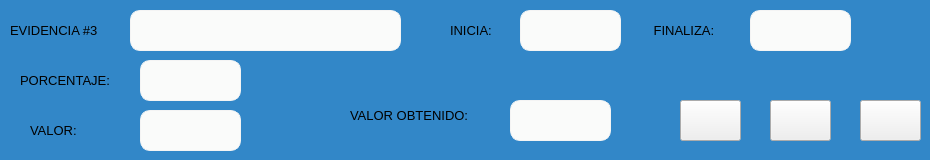
        <widget class="QFrame" name="frame_16">
         <property name="styleSheet">
          <string notr="true">QFrame {
                background-color: rgb(50, 135, 200);
                border: none;
                border-radius: 10px;
            }
            QFrame:hover {
                background-color: qlineargradient(x1:0, y1:0, x2:1, y2:0, stop:0 rgb(50, 135, 200), stop:1 rgb(102, 187, 255));
            }</string>
         </property>
         <property name="frameShape">
          <enum>QFrame::StyledPanel</enum>
         </property>
         <property name="frameShadow">
          <enum>QFrame::Raised</enum>
         </property>
         <widget class="QPushButton" name="pushButton_37">
          <property name="geometry">
           <rect>
            <x>680</x>
            <y>100</y>
            <width>61</width>
            <height>41</height>
           </rect>
          </property>
          <property name="text">
           <string/>
          </property>
          <property name="icon">
           <iconset>
            <normaloff>D:/Users/MAL19/Downloads/archivo.png</normaloff>D:/Users/MAL19/Downloads/archivo.png</iconset>
          </property>
          <property name="iconSize">
           <size>
            <width>35</width>
            <height>35</height>
           </size>
          </property>
         </widget>
         <widget class="QPushButton" name="pushButton_38">
          <property name="geometry">
           <rect>
            <x>860</x>
            <y>100</y>
            <width>61</width>
            <height>41</height>
           </rect>
          </property>
          <property name="text">
           <string/>
          </property>
          <property name="icon">
           <iconset>
            <normaloff>D:/Users/MAL19/Downloads/lista-de-verificacion.png</normaloff>D:/Users/MAL19/Downloads/lista-de-verificacion.png</iconset>
          </property>
          <property name="iconSize">
           <size>
            <width>35</width>
            <height>35</height>
           </size>
          </property>
         </widget>
         <widget class="QPushButton" name="pushButton_39">
          <property name="geometry">
           <rect>
            <x>770</x>
            <y>100</y>
            <width>61</width>
            <height>41</height>
           </rect>
          </property>
          <property name="text">
           <string/>
          </property>
          <property name="icon">
           <iconset>
            <normaloff>D:/Users/MAL19/Downloads/subir.png</normaloff>D:/Users/MAL19/Downloads/subir.png</iconset>
          </property>
          <property name="iconSize">
           <size>
            <width>35</width>
            <height>35</height>
           </size>
          </property>
         </widget>
         <widget class="QLabel" name="label_3">
          <property name="geometry">
           <rect>
            <x>10</x>
            <y>10</y>
            <width>121</width>
            <height>41</height>
           </rect>
          </property>
          <property name="font">
           <font>
            <family>Segoe UI</family>
            <pointsize>10</pointsize>
            <weight>50</weight>
            <italic>false</italic>
            <bold>false</bold>
           </font>
          </property>
          <property name="styleSheet">
           <string notr="true">QLabel{
background-color:transparent;
border:none;
}</string>
          </property>
          <property name="text">
           <string>EVIDENCIA #3</string>
          </property>
         </widget>
         <widget class="QLabel" name="label_16">
          <property name="geometry">
           <rect>
            <x>30</x>
            <y>110</y>
            <width>61</width>
            <height>41</height>
           </rect>
          </property>
          <property name="font">
           <font>
            <family>Segoe UI</family>
            <pointsize>10</pointsize>
            <weight>50</weight>
            <italic>false</italic>
            <bold>false</bold>
           </font>
          </property>
          <property name="styleSheet">
           <string notr="true">QLabel{
background-color:transparent;
border:none;
}</string>
          </property>
          <property name="text">
           <string>VALOR:</string>
          </property>
         </widget>
         <widget class="QLabel" name="label_17">
          <property name="geometry">
           <rect>
            <x>350</x>
            <y>100</y>
            <width>161</width>
            <height>31</height>
           </rect>
          </property>
          <property name="font">
           <font>
            <family>Segoe UI</family>
            <pointsize>10</pointsize>
            <weight>50</weight>
            <italic>false</italic>
            <bold>false</bold>
           </font>
          </property>
          <property name="styleSheet">
           <string notr="true">QLabel{
background-color:transparent;
border:none;
}</string>
          </property>
          <property name="text">
           <string>VALOR OBTENIDO:</string>
          </property>
         </widget>
         <widget class="QLineEdit" name="materia_10">
          <property name="geometry">
           <rect>
            <x>130</x>
            <y>10</y>
            <width>271</width>
            <height>41</height>
           </rect>
          </property>
          <property name="font">
           <font>
            <family>Segoe UI</family>
            <pointsize>12</pointsize>
           </font>
          </property>
          <property name="styleSheet">
           <string notr="true">QLineEdit{
background-color:#fafbfa;
border-radius:10px;
border:1px solid #f4f4f4;
text-aling:center;
}
</string>
          </property>
          <property name="readOnly">
           <bool>true</bool>
          </property>
         </widget>
         <widget class="QLineEdit" name="materia_16">
          <property name="geometry">
           <rect>
            <x>140</x>
            <y>60</y>
            <width>101</width>
            <height>41</height>
           </rect>
          </property>
          <property name="font">
           <font>
            <family>Segoe UI</family>
            <pointsize>12</pointsize>
           </font>
          </property>
          <property name="styleSheet">
           <string notr="true">QLineEdit{
background-color:#fafbfa;
border-radius:10px;
border:1px solid #f4f4f4;
text-aling:center;
}
</string>
          </property>
          <property name="readOnly">
           <bool>true</bool>
          </property>
         </widget>
         <widget class="QLabel" name="label_18">
          <property name="geometry">
           <rect>
            <x>450</x>
            <y>10</y>
            <width>71</width>
            <height>41</height>
           </rect>
          </property>
          <property name="font">
           <font>
            <family>Segoe UI</family>
            <pointsize>10</pointsize>
            <weight>50</weight>
            <italic>false</italic>
            <bold>false</bold>
           </font>
          </property>
          <property name="styleSheet">
           <string notr="true">QLabel{
background-color:transparent;
border:none;
}</string>
          </property>
          <property name="text">
           <string>INICIA:</string>
          </property>
         </widget>
         <widget class="QLabel" name="label_19">
          <property name="geometry">
           <rect>
            <x>650</x>
            <y>10</y>
            <width>91</width>
            <height>41</height>
           </rect>
          </property>
          <property name="font">
           <font>
            <family>Segoe UI</family>
            <pointsize>10</pointsize>
            <weight>50</weight>
            <italic>false</italic>
            <bold>false</bold>
           </font>
          </property>
          <property name="styleSheet">
           <string notr="true">QLabel{
background-color:transparent;
border:none;
}</string>
          </property>
          <property name="text">
           <string> FINALIZA:</string>
          </property>
         </widget>
         <widget class="QLineEdit" name="materia_17">
          <property name="geometry">
           <rect>
            <x>140</x>
            <y>110</y>
            <width>101</width>
            <height>41</height>
           </rect>
          </property>
          <property name="font">
           <font>
            <family>Segoe UI</family>
            <pointsize>12</pointsize>
           </font>
          </property>
          <property name="styleSheet">
           <string notr="true">QLineEdit{
background-color:#fafbfa;
border-radius:10px;
border:1px solid #f4f4f4;
text-aling:center;
}
</string>
          </property>
          <property name="text">
           <string/>
          </property>
          <property name="readOnly">
           <bool>true</bool>
          </property>
         </widget>
         <widget class="QLineEdit" name="materia_18">
          <property name="geometry">
           <rect>
            <x>510</x>
            <y>100</y>
            <width>101</width>
            <height>41</height>
           </rect>
          </property>
          <property name="font">
           <font>
            <family>Segoe UI</family>
            <pointsize>12</pointsize>
           </font>
          </property>
          <property name="styleSheet">
           <string notr="true">QLineEdit{
background-color:#fafbfa;
border-radius:10px;
border:1px solid #f4f4f4;
text-aling:center;
}
</string>
          </property>
          <property name="text">
           <string/>
          </property>
          <property name="readOnly">
           <bool>true</bool>
          </property>
         </widget>
         <widget class="QLineEdit" name="materia_19">
          <property name="geometry">
           <rect>
            <x>750</x>
            <y>10</y>
            <width>101</width>
            <height>41</height>
           </rect>
          </property>
          <property name="font">
           <font>
            <family>Segoe UI</family>
            <pointsize>12</pointsize>
           </font>
          </property>
          <property name="styleSheet">
           <string notr="true">QLineEdit{
background-color:#fafbfa;
border-radius:10px;
border:1px solid #f4f4f4;
text-aling:center;
}
</string>
          </property>
          <property name="text">
           <string/>
          </property>
          <property name="readOnly">
           <bool>true</bool>
          </property>
         </widget>
         <widget class="QLabel" name="label_20">
          <property name="geometry">
           <rect>
            <x>20</x>
            <y>60</y>
            <width>121</width>
            <height>41</height>
           </rect>
          </property>
          <property name="font">
           <font>
            <family>Segoe UI</family>
            <pointsize>10</pointsize>
            <weight>50</weight>
            <italic>false</italic>
            <bold>false</bold>
           </font>
          </property>
          <property name="styleSheet">
           <string notr="true">QLabel{
background-color:transparent;
border:none;
}</string>
          </property>
          <property name="text">
           <string>PORCENTAJE:</string>
          </property>
         </widget>
         <widget class="QLineEdit" name="materia_20">
          <property name="geometry">
           <rect>
            <x>520</x>
            <y>10</y>
            <width>101</width>
            <height>41</height>
           </rect>
          </property>
          <property name="font">
           <font>
            <family>Segoe UI</family>
            <pointsize>12</pointsize>
           </font>
          </property>
          <property name="styleSheet">
           <string notr="true">QLineEdit{
background-color:#fafbfa;
border-radius:10px;
border:1px solid #f4f4f4;
text-aling:center;
}
</string>
          </property>
          <property name="readOnly">
           <bool>true</bool>
          </property>
         </widget>
        </widget>
